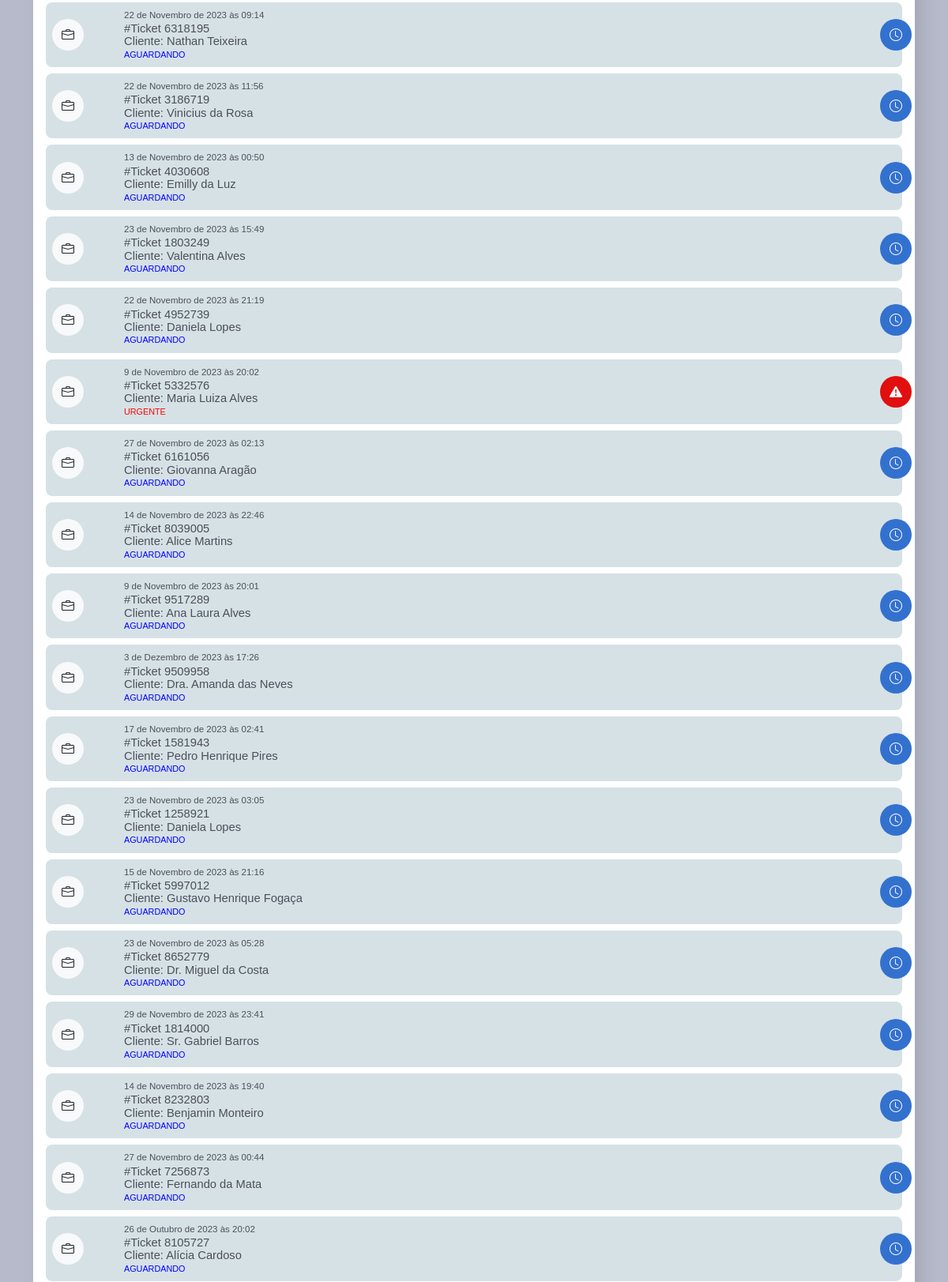
/main/tela_busca_resultado/ (signed in, middle part), run on an earlier commit of the app's database.
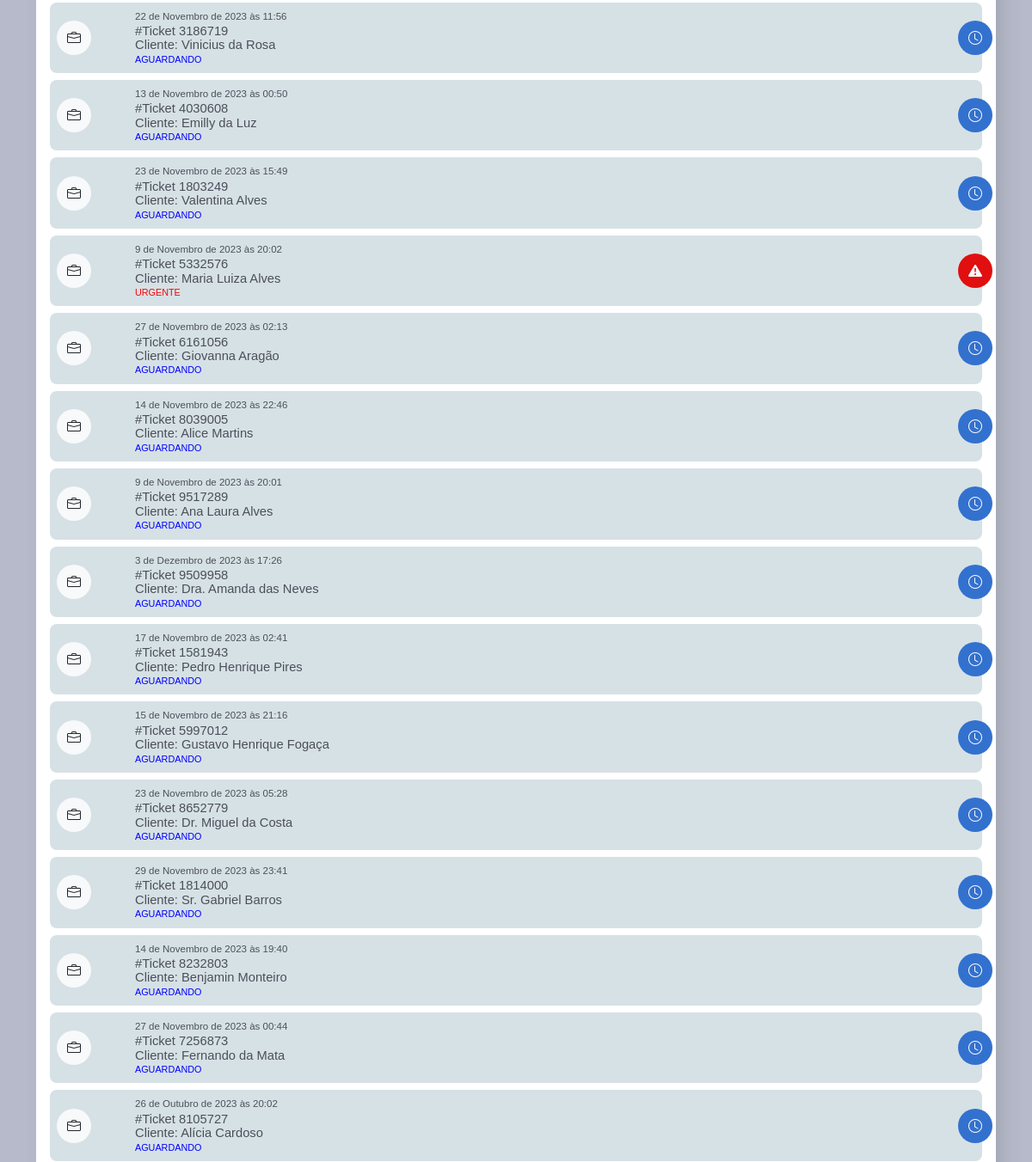
And on a later commit of the database.
### staff/models.py (models this page shows, shortened)
class OrdemDeServico(models.Model):
    ticket = models.CharField(max_length=200, unique=True)
    tecnico = models.ForeignKey(
        CustomUser, on_delete=models.CASCADE, related_name="ordens_técnico"
    )
    staff = models.ForeignKey(
        CustomUser, on_delete=models.CASCADE, related_name="ordens_staff"
    )
    descricao = models.TextField(max_length=600)
    previsao_chegada = models.DateTimeField(editable=True)
    previsao_execucao = models.DateTimeField(editable=True)
    material = models.CharField(max_length=100, validators=[MinLengthValidator(3)])
    equipamento = models.CharField(max_length=100, validators=[MinLengthValidator(3)])
    data_criacao = models.DateTimeField(auto_now_add=True)
    cliente = models.ForeignKey(Cliente, on_delete=models.CASCADE)
    contrato = models.CharField(max_length=700, null=True, blank=True)
    atividade = models.CharField(max_length=50, choices=ACTIVITY_CHOICES)
    status_tecnico = models.CharField(max_length=50, choices=TECNICAL_CHOICES)
    status = models.CharField(
        max_length=10, choices=STATUS_CHOICES, default="Aguardando"
    )
    atraso_em_minutos = models.CharField(max_length=50, null=True, blank=True, choices=ATRASO_CHOICES)
    atraso_descricao = models.TextField(max_length=400, null=True, blank=True)

class Cliente(models.Model):
    nome = models.CharField(max_length=50, validators=[MinLengthValidator(3)])
    rg = models.CharField(max_length=12, validators=[MinLengthValidator(3)])
    endereco = models.ForeignKey(Endereco, on_delete=models.CASCADE)
    telefone1 = models.CharField(max_length=15, validators=[MinLengthValidator(3)])
    telefone2 = models.CharField(max_length=15, validators=[MinLengthValidator(3)])

### main/views.py (the view, shortened to what this page needs)
@user_passes_test(is_tecnico)
def tela_busca_resultado(request):
    ordens = OrdemDeServico.objects.filter(tecnico=request.user)
    return render(request, "tela_busca_resultado.html", {"ordens": ordens})

### main/helpers.py (called while the page is built)
def is_tecnico(user):
    return user.groups.filter(name="Técnico").exists()

### main/templates/tela_busca_resultado.html (shortened to what this page needs)
{% extends "base2.html" %}
{%load static%}
{% block rest %}
<section id="oc_lista">
    <div class="container">
      <div class="listas_here box-shadow">
        <div class="tab-content" id="pills-tabContent">
            <div class="tab-pane pt-3 fade show active" id="pills-01" role="tabpanel" aria-labelledby="pills-home-tab" tabindex="0">
        {% if ordens %}
            {% for ordem in ordens %}
              <div class="oc_lista_item">
                <a href="{% url 'os_detail' ordem.id %}" class="a-whole"></a>
                <div class="row">
                    <div class="col-2 col-md-1">
                        <div class="icon bg-light"><i class="bi bi-briefcase text-dark"></i></div>
                    </div>
                    <div class="col-9 col-md-11">
                        <div class="oc_l_data color04 font-light">{{ordem.previsao_chegada}}</div>
                        <div class="oc_l_nome font-medium color04">#Ticket {{ordem.ticket}}</div>
                        <div class="oc_l_nome font-medium color04">Cliente: {{ordem.cliente.nome}}</div>
                        <div class="oc_l_status font-medium {% if ordem.status == 'Urgente' %}color-red{% elif ordem.status == 'Atenção' %}color-yellow{% elif ordem.status == 'Aguardando' %}color-blue{% elif ordem.status == 'Concluído' %}color-green{% endif %}">{{ ordem.status }}</div>
                    </div>
                    {% if ordem.status == "Urgente" %}
                    <div class="status_icon bg05 text-light">
                        <i class="bi bi-exclamation-triangle-fill"></i>
                    </div>
                {% elif ordem.status == "Atenção" %}
                    <div class="status_icon bg06 text-dark">
                        <i class="bi bi-flag"></i>
                    </div>
                {% elif ordem.status == "Aguardando" %}
                    <div class="status_icon bg01 text-light">
                        <i class="bi bi-clock"></i>
                    </div>
                    {% elif ordem.status == "Concluído" %}
                    <div class="status_icon bg02 text-light">
                      <i class="bi bi-check-circle"></i>
                  </div>
                {% endif %}
                </div>
              </div>
              {% endfor %}
            {% endif %}
            </div>
        </div>
    </div>
    </div>
  </section>
{% endblock %}

What changed in the data, as far as the page shows it:
no longer on this page (row unchanged): OrdemDeServico: previsao_chegada "22 de Novembro de 2023 às 09:14", ticket "6318195", cliente.nome "Nathan Teixeira", status "AGUARDANDO"
removed OrdemDeServico: previsao_chegada "22 de Novembro de 2023 às 21:19", ticket "4952739", cliente.nome "Daniela Lopes", status "AGUARDANDO"
removed OrdemDeServico: previsao_chegada "23 de Novembro de 2023 às 03:05", ticket "1258921", cliente.nome "Daniela Lopes", status "AGUARDANDO"
